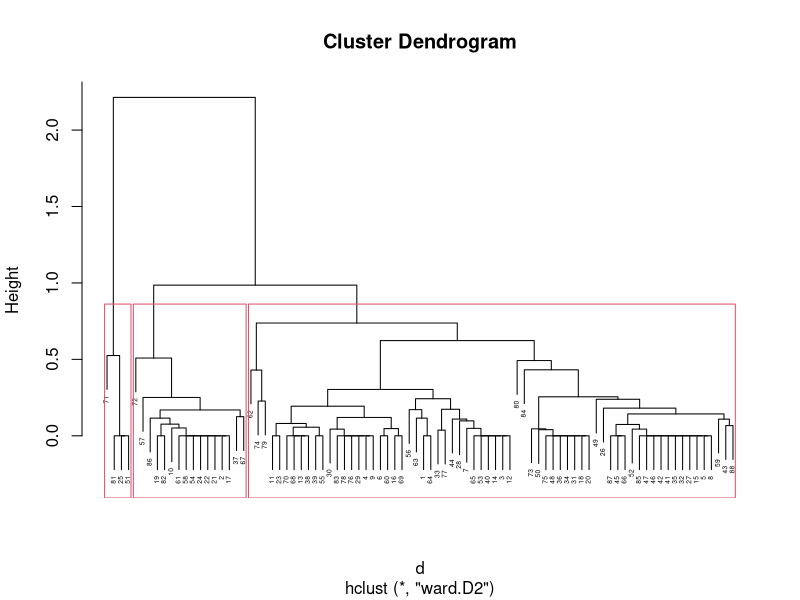
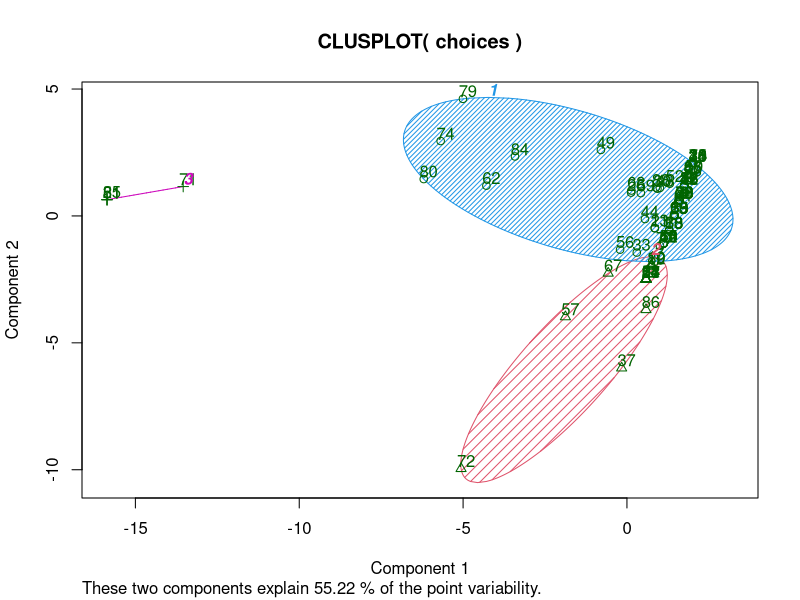

Recreate these plots in R, in order.
setwd("C:/Users/Can/Desktop/masterthesis")

data <- read.csv("data/full_data.csv")

prosocial_data <- read.csv("data/prosocial_data.csv")


library(cluster)
library(fpc)
library(mclust)
library(dplyr)



choices <- data %>%
  select(starts_with("choice"))

choices <- data %>% dplyr::select(starts_with("choice"))

d <- dist(choices, method="binary") # construct a distance matrix.

method <- "ward.D2"
fit <- hclust(d, method = method)

plot(fit, cex=0.4)
rect.hclust(fit, k=3)

groups <- cutree(hclust(d, method=method), k=3) # Assign observations to groups

cluster::clusplot(choices, groups, color=TRUE, shade=TRUE, labels=2, lines=0)


guess <- mclust::Mclust(choices)
summary(guess)
